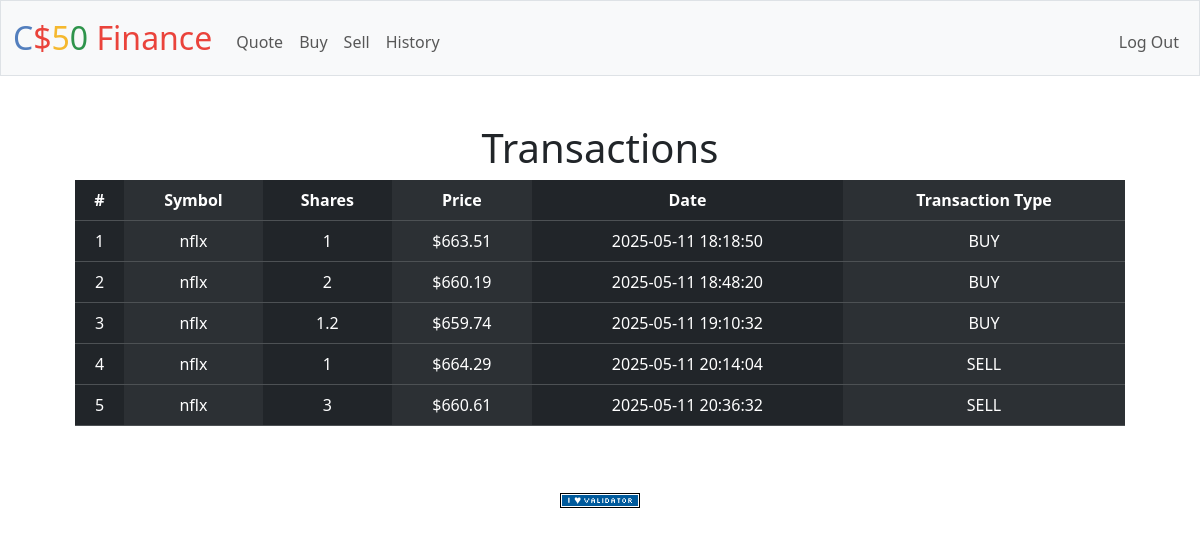
The app's page /history (signed in) with its own data.
### tables this page shows
CREATE TABLE "transactions" (
    id INTEGER PRIMARY KEY AUTOINCREMENT NOT NULL UNIQUE,
    user_id INTEGER NOT NULL,
    symbol TEXT NOT NULL,
    price NUMERIC NOT NULL,
    shares NUMERIC NOT NULL,
    date DATETIME NOT NULL, transaction_type TEXT NOT NULL DEFAULT 'BUY' CHECK (transaction_type IN ('BUY', 'SELL')),
    FOREIGN KEY (user_id) REFERENCES users(id)
);

### app.py (the view)
@app.route("/history")
@login_required
def history():
    transactions = db.execute("SELECT id, symbol, price, shares, date, transaction_type FROM transactions WHERE user_id = ?", session.get("user_id"))
    portfolio = []
    for transaction in transactions:
        portfolio.append({
            "id": transaction["id"],
            "symbol": transaction["symbol"],
            "shares": transaction["shares"],
            "price": transaction["price"],
            "date": transaction["date"],
            "transaction_type": transaction["transaction_type"]
        })
    return render_template("history.html", portfolio=portfolio)

### app.py (called while the page is built)
@app.after_request
def after_request(response):
    response.headers["Cache-Control"] = "no-cache, no-store, must-revalidate"
    response.headers["Expires"] = 0
    response.headers["Pragma"] = "no-cache"
    return response

### helpers.py (called while the page is built)
def login_required(f):
    @wraps(f)
    def decorated_function(*args, **kwargs):
        if session.get("user_id") is None:
            return redirect("/login")
        return f(*args, **kwargs)
    return decorated_function

def usd(value):
    return f"${value:,.2f}"

### templates/history.html (shortened to what this page needs)
{% extends "layout.html" %}
{% block main %}
    <div>
        <h1>Transactions</h1>
        <table class="table table-dark table-striped-columns">
            <thead>
                <tr>
                    <th>#</th>
                    <th>Symbol</th>
                    <th>Shares</th>
                    <th>Price</th>
                    <th>Date</th>
                    <th>Transaction Type</th>
                </tr>
            </thead>
            <tbody>
                {% for item in portfolio %}
                    <tr>
                        <td>{{ item.id }}</td>
                        <td>{{ item.symbol }}</td>
                        <td>{{ item.shares }}</td>
                        <td>{{ item.price | usd }}</td>
                        <td>{{ item.date }}</td>
                        <td>{{ item.transaction_type }}</td>
                    </tr>
                {% endfor %}
            </tbody>
        </table>
    </div>
{% endblock %}

### templates/layout.html (shortened to what this page needs)
<!DOCTYPE html>
<html lang="en">
    <head>
        <link href="https://cdn.jsdelivr.net/npm/bootstrap@5.3.3/dist/css/bootstrap.min.css" rel="stylesheet">
        <link href="/static/styles.css" rel="stylesheet">
    </head>
    <body>
        <nav class="bg-light border navbar navbar-expand-md navbar-light">
            <div class="container-fluid">
                <a class="navbar-brand" href="/"><span class="blue">C</span><span class="red">$</span><span class="yellow">5</span><span class="green">0</span> <span class="red">Finance</span></a>
                <div class="collapse navbar-collapse" id="navbar">
                    {% if session["user_id"] %}
                        <ul class="navbar-nav me-auto mt-2">
                            <li class="nav-item"><a class="nav-link" href="/quote">Quote</a></li>
                            <li class="nav-item"><a class="nav-link" href="/buy">Buy</a></li>
                            <li class="nav-item"><a class="nav-link" href="/sell">Sell</a></li>
                            <li class="nav-item"><a class="nav-link" href="/history">History</a></li>
                        </ul>
                        <ul class="navbar-nav ms-auto mt-2">
                            <li class="nav-item"><a class="nav-link" href="/logout">Log Out</a></li>
                        </ul>
                    {% else %}
                        <ul class="navbar-nav ms-auto mt-2">
                            <li class="nav-item"><a class="nav-link" href="/register">Register</a></li>
                            <li class="nav-item"><a class="nav-link" href="/login">Log In</a></li>
                        </ul>
                    {% endif %}
                </div>
            </div>
        </nav>
        <main class="container py-5 text-center">
            {% block main %}{% endblock %}
        </main>
        <footer class="mb-5">
            <form action="https://validator.w3.org/check" class="text-center" enctype="multipart/form-data" method="post" target="_blank">
                <input alt="Validate" src="/static/I_heart_validator.png" type="image">
            </form>
        </footer>
    </body>
</html>

### static/styles.css (style rules this page uses)
nav .navbar-brand { font-size: xx-large; }
nav .navbar-brand .blue { color: #537fbe; }
nav .navbar-brand .red { color: #ea433b; }
nav .navbar-brand .yellow { color: #f5b82e; }
nav .navbar-brand .green { color: #2e944b; }
.container { margin-left: auto; margin-right: auto; padding-left: 15px; padding-right: 15px; text-align: center; width: 90%; }

### records on screen
transactions: id "1", symbol "nflx", shares "1", price "$663.51", date "2025-05-11 18:18:50", transaction_type "BUY"
transactions: id "2", symbol "nflx", shares "2", price "$660.19", date "2025-05-11 18:48:20", transaction_type "BUY"
transactions: id "3", symbol "nflx", shares "1.2", price "$659.74", date "2025-05-11 19:10:32", transaction_type "BUY"
transactions: id "4", symbol "nflx", shares "1", price "$664.29", date "2025-05-11 20:14:04", transaction_type "SELL"
transactions: id "5", symbol "nflx", shares "3", price "$660.61", date "2025-05-11 20:36:32", transaction_type "SELL"
